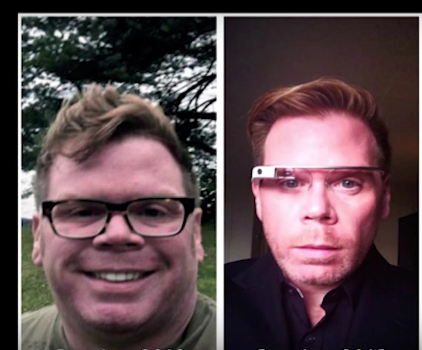
#> input picture P2/p2/images/face.png, 422 x 350 px; the run also reads 8 pictures not shown here
$ jupyter execute --allow-errors P2_JoelBolwijn_RodrigoCabezas.ipynb   (shell and % lines are left out)   (older library calls are emulated)
#> lines starting #> are read from the running program, lines starting #| are printed output that depends on the picture; long printed decimals are rounded
# Computer vision - Laboratory
<a id='fst_import'></a>

[cell 1]
import numpy as np # useful for manipulating matrices
from skimage import * # useful for image loading and saving
from matplotlib import pyplot as plt # useful for plotting images on iPython or Jupyter Notebooks
from scipy.ndimage import convolve
from skimage.color import rgb2gray, rgba2rgb
from skimage.filters import gaussian, median, prewitt, roberts, sobel
from skimage.transform import resize, rescale
from skimage.feature import canny

==============================================================================================
## Practicum 2: Filtering and edge detection

==============================================================================================

The main topics are:
1. Image smoothing
2. Edge detection

In order to complete this practicum, the following concepts need to be understood: linear filters, histograms, convolutions, and edges.

The following chapters of the book "Computer Vision: Algorithms and Applications" by Richard Szeliski provide additional information:
* Chapter 3. Image processing: Point operators & linear filtering.
* Chapter 4. Feature detection and matching: Edges.

### 2.1 Image processing with different scales and filters

a) Read the image "face.png" and analyse its histogram. What is the histogram representing for an image?

- Visualize the R, G, and B channels of the image.

- Visualize the histogram of a color image with the following characteristics:

    - Obtain the histogram with 8, 32, 64 and 256 bins.

    - Visualize the histogram of each channel and the gray level image and compare them. Comment their difference (see image bellow as an example of histogram extraction).

Note: What type should be the image in order to compute the histogram? check using different bins for the histogram.

Hint : the `exposure` module within the `skimage` library makes the histogram extraction easy!

Help: [matplotlib image tutorial](https://matplotlib.org/users/image_tutorial.html)

[cell 2]
face = io.imread("images/face.png")
#> face is the input picture: shape (350, 422, 4); mean R, G, B, A 91.9, 72.2, 76.7, 255

face_R, face_G, face_B = face[:, :, 0], face[:, :, 1], face[:, :, 2]
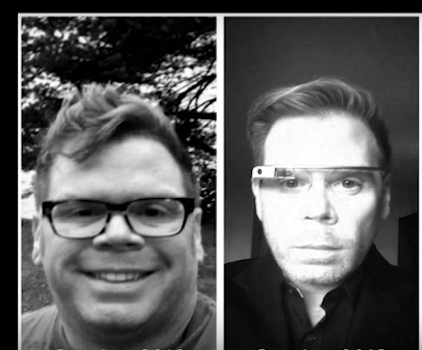
#> face_R: shape (350, 422); min 0, max 255, mean 91.9
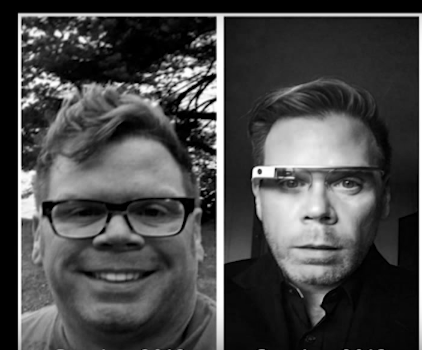
#> face_G: shape (350, 422); min 0, max 255, mean 72.2
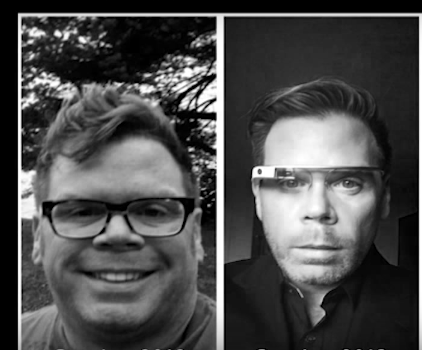
#> face_B: shape (350, 422); min 0, max 255, mean 76.7

fig, axs = plt.subplots(1,3)
fig.set_size_inches(10,10)
axs[0].imshow(face_R, cmap='gray')
axs[0].set_title("Red channel")
axs[1].imshow(face_G, cmap='gray')
axs[1].set_title("Green channel")
axs[2].imshow(face_B, cmap='gray')
axs[2].set_title("Blue channel")
plt.show()
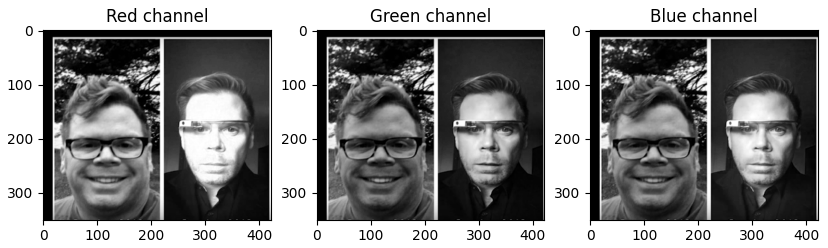
#> figure drawn by matplotlib, 3 panels

[cell 3]
def plot_RGBgray_histogram(img, nbins, width = 0.15, overlap=True):

    # Overlap parameter (bool) plots RGB-gray histogram values on the same plot when True. If false it prints them in separate
    # plots.

    # The 'histogram' function from the exposure libray returns the values from the histogram as well as the values at the
    # center of the bins. Only the first ones are being used here.
    hist_gray, _ = exposure.histogram(img_as_float(rgb2gray(np.copy(img))), nbins)
    hist_R, _ = exposure.histogram(img_as_float(img[:, :, 0]), nbins)
    hist_G, _ = exposure.histogram(img_as_float(img[:, :, 1]), nbins)
    hist_B, _ = exposure.histogram(img_as_float(img[:, :, 2]), nbins)

    index = np.arange(nbins)

    if overlap:
        # All the histograms of RGB channels and gray on the same plot.
        rects_gray = plt.bar(index, hist_gray, width, color='y',label='Gray')
        rects_R = plt.bar(index + width, hist_R, width, color='r',label='Red channel')
        rects_G = plt.bar(index + 2*width, hist_G, width, color='g',label='Green channel')
        rects_B = plt.bar(index + 3*width, hist_B, width, color='b',label='Blue channel')

        plt.legend()
        plt.tight_layout()
        plt.title("Histogram with " + str(nbins) + " nbins")
    else:
        # Histograms in different subplots.
        fig, axs = plt.subplots(1,4)
        fig.set_size_inches(20,5)
        axs[0].bar(index, hist_gray, color='gray')
        axs[0].set_title('Gray level image')
        axs[1].bar(index, hist_R, color='red')
        axs[1].set_title('Red channel')
        axs[2].bar(index, hist_G, color='green')
        axs[2].set_title('Green channel')
        axs[3].bar(index, hist_B, color='blue')
        axs[3].set_title('Blue channel')

    plt.show()

face = io.imread("images/face.png")
#> (the rest of this cell did not finish here and is left out)

[cell 4]
face = io.imread("images/face.png")
#> (the rest of this cell did not finish here and is left out)


**Comment:** From the histograms of the different channels, we can clearly see that the green tones are less present in the image in comparison to the red or blue channels.

b) Read the image `face.png` (a) and convolve it with a horizontal mask `mask_h1d=[1,1,1,1,1,1,1,1,1,1,1,1,1,1,1]`(b). Later, substract the obtained image to the original one and save the new image (c).

***To make your code legible, the resulted images should be shown in a 3x1 plot, with the following titles: a) 'Original image', b) 'Convolved image' and c) 'Difference with the original image'***

Hint: the `convolve` command belongs to the library `ndimage` of `scipy`.

- Observe and comment how the ***type*** and the ***range of values (max & min)*** changed when different operations have been applied on the image.

- Plot the different images ((a)original image, (b)intermediate and (c)final) on a figure with multiple images. Put titles on the image plots to explain what each image represents. Is the type of the mask important for the convolution? How is the image changed after the convolution? You need to repeat several times the convolution. Moreover, you need to also use bigger masks in order to observe better the effect of it. Present at least 5 experiments commenting the results obtained and their differences.

Note: Remember that `matplotlib.pyplot` automatically rescales the values of the image before displaying them. Visualize with and without values range rescaling.

Note: The command `convolve` performs a multidimensional convolution! A vector should be represented as: [[1,...1]].

[cell 5]
face = rgb2gray(io.imread("images/face.png"))
#> face: shape (350, 422) float64
mask_h1d = [[1,1,1,1,1,1,1,1,1,1,1,1,1,1,1]]

def convolve_image_mask(img, mask):

    convolved = convolve(np.copy(img), mask)
    difference = np.copy(img) - convolved
    print(difference.dtype)
#| float64

    fig, axs = plt.subplots(1,3)
    fig.set_size_inches(10,10)
    axs[0].imshow(img, cmap='gray')
    axs[0].set_title("Original image")
    axs[1].imshow(convolved, cmap='gray')
    axs[1].set_title("Convolved image")
    axs[2].imshow(difference, cmap='gray')
    axs[2].set_title("Difference with the original image")
    plt.show()

    return convolved, difference

c1, difference = convolve_image_mask(face, mask_h1d)
print("Oginal image range [min, max]: ", face.min(), face.max(), face.max().dtype)
#| Oginal image range [min, max]:  0.0 1.0 float64
print("Convolved image range [min, max]: ", c1.min(), c1.max(), c1.max().dtype)
#| Convolved image range [min, max]:  0.0 14.935 float64

io.imsave("diff.png", np.interp(difference, (difference.min(), difference.max()), (-1, +1)))

[cell 6]
face = rgb2gray(io.imread("images/face.png"))
mask_h1d = np.asarray([[1,1,1,1,1,1,1,1,1,1,1,1,1,1,1]])

convolved = np.copy(face)

for i in range(1, 6):
    print("Experiment #"+ str(i) + ":")
    convolved, difference = convolve_image_mask(convolved, mask_h1d*5)
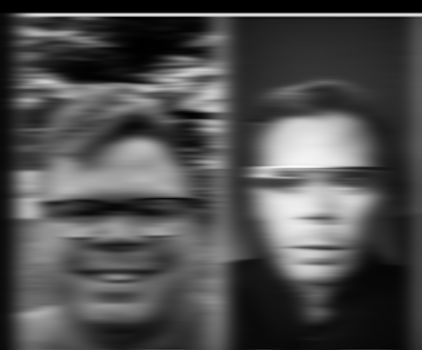
#> convolved: shape (350, 422) float64; min 0, max 2.33e+09, mean 714126477.5; drawn with min black and max white

**Comment:** The type of the mask is very important since its shape determines the orientation of how the mask will be applied to the different pixels. The range of the values changes depending on the type and values of the shape, those factors determine how the mask will affect the surrounding pixels of the image.

c) Convolve the image with a vertical one-dimensional mask. Compute and visualize the 3 images (a,b,c).

- Extract the image's histograms and visualize them.

- Compare the results with those of the previous exercise.

[cell 7]
face = rgb2gray(io.imread("images/face.png"))
mask_h1d = [[1,1,1,1,1,1,1,1,1,1,1,1,1,1,1]]

print("Horitzontal mask:")
h1, hd1 = convolve_image_mask(face, mask_h1d)
#| float64
print("Vertical mask:")
v1, vd1 = convolve_image_mask(face, np.transpose(mask_h1d))
#> in convolve_image_mask (call 8), `difference = np.copy(img) - convolved`:
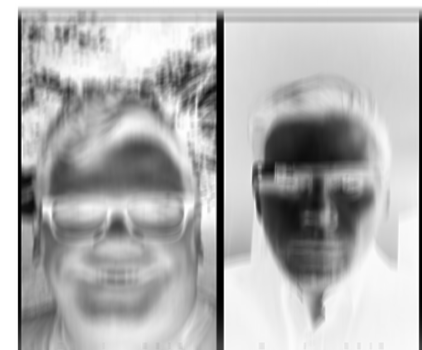
#> difference: shape (350, 422) float64; min -14, max 0, mean -4.21; drawn with min black and max white
#| float64

d) Convolve the original image with a uniform `two-dimensional` mask of dimensions 15x15 and with all values set to 1. Compute and visualize the 3 images (a,b,c).

- Extract the image's histograms and visualize them.

- Compare the results with those of the previous exercise.

[cell 8]
face = rgb2gray(io.imread("images/face.png"))
mask_h2d = np.ones((15,15))

_, _ = convolve_image_mask(face, mask_h2d)
#> in convolve_image_mask (call 9), `difference = np.copy(img) - convolved`:
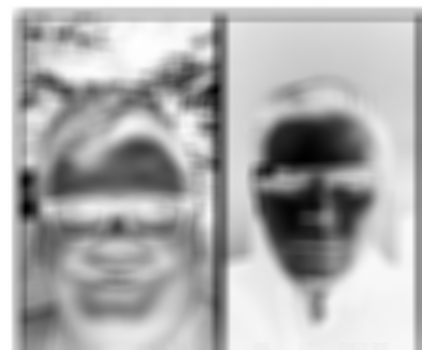
#> difference: shape (350, 422) float64; min -211.4, max 0, mean -67.41; drawn with min black and max white
#| float64

**Comparison:** When a two dimensional mask is applied, the image convolves on both axis, whereas with one dimension mask, the convulsion is only visible on the orientation of the mask.

e) Can we convolve a color image?

Implement a 3-channel filter, apply it, visualize the 3 images (a, b and c) and comment the results obtained.

Which is the result obtained when applying a single-channel filter channel by channel separately? Visualize again the three images (original, convolved and difference) and compare the results.

[cell 9]
# The convulsion cannot be applied to a 3-channel image directly. In order to successfully apply the mask on a RGB image,
# the mask needs to be applied on each channel separately.
def convolve_RGB_2DMask(image, all=False):

#> called with all = True
    convolved = np.copy(image)
    mask_h2d =  [[1/15**2]*15]*15 #np.ones((15,15))

    imageR, imageG, imageB = np.copy(image[:, :, 0]), np.copy(image[:, :, 1]), np.copy(image[:, :, 2])

    # Applying the convulsion channel by channel.
    convolved[:, :, 0] = convolve(np.copy(imageR), mask_h2d)
#> convolved: shape (350, 422, 4)
    convolved[:, :, 1] = convolve(np.copy(imageG), mask_h2d)
    convolved[:, :, 2] = convolve(np.copy(imageB), mask_h2d)

    difference = np.subtract(image, convolved)
#> difference: shape (350, 422, 4)

    if all:
        # Prints the 3 different images requested on some exercises (original, convolved and difference).
        fig, axs = plt.subplots(1,3)
        fig.set_size_inches(10,10)
        axs[0].imshow(image)
        axs[0].set_title("Original image")
        axs[1].imshow(convolved)
        axs[1].set_title("Convolved image")
        axs[2].imshow(difference)
        axs[2].set_title("Difference with the original image")
        plt.show()
    else:
        # Only plots the convolved image.
        plt.imshow(convolved)

    return convolved, difference


face = io.imread("images/face.png")
_, _ = convolve_RGB_2DMask(face, all=True)

Given a color image (im), what is the difference between ***a*** and ***b*** ?

*** a) ***

im_2=np.array(im, dtype='float')

*** b) ***

im_2=np.array(im)

im_2=img_as_float(im_2)

**Answer:** Using method (a) the image will have values from 0 to 255, whereas with method (b) the range of the values of the image will be from 0 to 1.

f) Change the size of the image a) reducing it 10 times ***and*** b) augmenting it two times.

Observe if the histogram (i.e. nbins = 32) of the new images changed, and comment what happens and why.

Apply the convolution on the three images with the same two dimensional uniform mask and comment the results.
Note: Observe what is the output of the command `resize`.

[cell 10]
face = io.imread("images/face.png")
f, c, _ = face.shape

# The resize function requires a new shape for the resized image, so when reducing an image 'x' times it's shape it's divided
# 'x' times, and when augmenting the other way around.

print("Reduced:")
# Dividing the shape may lead to error since the new shape may be a float value instead of an integer. In order to avoid that,
# the new shaped is casted to an Integer.
reduced = resize(face, (int(f/10), int(c/10)))
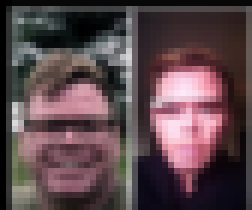
#> reduced: shape (35, 42, 4) float64 (shown 6 times larger); mean R, G, B, A 0.36, 0.283, 0.3, 1
plt.imshow(reduced)
plt.show()
#> (the rest of this cell did not finish here and is left out)


print("Augmented:")
# Multiplying an int should not generate float values, so here we don't apply the cast conversion.
augmented = resize(np.copy(reduced), (f*2, c*2))
plt.imshow(augmented)
plt.show()
plot_RGBgray_histogram(augmented, 32)

[cell 11]
_, _ = convolve_RGB_2DMask(reduced)
#> call 2 of convolve_RGB_2DMask, with all = False
#> in convolve_RGB_2DMask (call 2), `imageR, imageG, imageB = np.copy(image[:, :, 0]), np.copy(image[:, :, ..`:
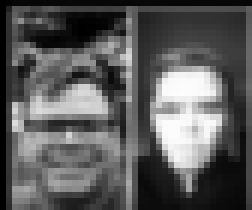
#> imageR: shape (35, 42) float64 (shown 6 times larger); min 8.36e-05, max 0.995, mean 0.36
#> in convolve_RGB_2DMask (call 2), `convolved[:, :, 2] = convolve(np.copy(imageB), mask_h2d)`:
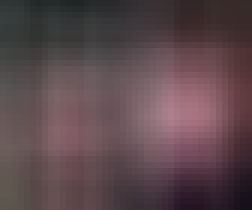
#> convolved: shape (35, 42, 4) float64 (shown 6 times larger); mean R, G, B, A 0.36, 0.283, 0.3, 1
#> (the rest of the program and of its run is left out)
